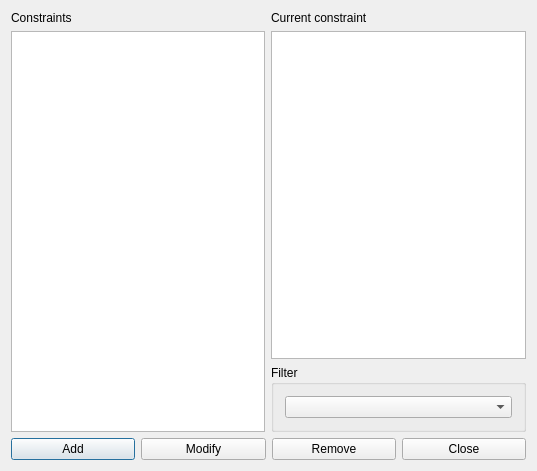
<?xml version="1.0" encoding="UTF-8"?>
<ui version="4.0">
 <class>ConstraintStudentsSetAfternoonsEarlyMaxBeginningsAtSecondHourForm_template</class>
 <widget class="QDialog" name="ConstraintStudentsSetAfternoonsEarlyMaxBeginningsAtSecondHourForm_template">
  <property name="geometry">
   <rect>
    <x>0</x>
    <y>0</y>
    <width>537</width>
    <height>471</height>
   </rect>
  </property>
  <property name="windowTitle">
   <string extracomment="This is the title of the dialog to see the list of all constraints of this type">Constraints students set afternoons early max beginnings at second hour</string>
  </property>
  <layout class="QGridLayout" name="gridLayout_3">
   <item row="0" column="0" rowspan="2">
    <layout class="QVBoxLayout" name="verticalLayout">
     <item>
      <widget class="QLabel" name="constraintsTextLabel">
       <property name="frameShape">
        <enum>QFrame::NoFrame</enum>
       </property>
       <property name="frameShadow">
        <enum>QFrame::Plain</enum>
       </property>
       <property name="text">
        <string>Constraints</string>
       </property>
       <property name="wordWrap">
        <bool>false</bool>
       </property>
      </widget>
     </item>
     <item>
      <widget class="QListWidget" name="constraintsListWidget"/>
     </item>
    </layout>
   </item>
   <item row="0" column="1">
    <layout class="QVBoxLayout" name="verticalLayout_2">
     <item>
      <widget class="QLabel" name="currentConstraintTextLabel">
       <property name="text">
        <string>Current constraint</string>
       </property>
       <property name="wordWrap">
        <bool>false</bool>
       </property>
      </widget>
     </item>
     <item>
      <widget class="QPlainTextEdit" name="currentConstraintTextEdit"/>
     </item>
    </layout>
   </item>
   <item row="1" column="1">
    <widget class="QGroupBox" name="filterGroupBox">
     <property name="title">
      <string>Filter</string>
     </property>
     <layout class="QGridLayout" name="gridLayout_2">
      <item row="0" column="0">
       <widget class="QComboBox" name="studentsComboBox"/>
      </item>
     </layout>
    </widget>
   </item>
   <item row="2" column="0" colspan="2">
    <layout class="QGridLayout" name="gridLayout">
     <item row="0" column="0">
      <widget class="QPushButton" name="addConstraintPushButton">
       <property name="text">
        <string>Add</string>
       </property>
      </widget>
     </item>
     <item row="0" column="1">
      <widget class="QPushButton" name="modifyConstraintPushButton">
       <property name="text">
        <string>Modify</string>
       </property>
      </widget>
     </item>
     <item row="0" column="2">
      <widget class="QPushButton" name="removeConstraintPushButton">
       <property name="text">
        <string>Remove</string>
       </property>
      </widget>
     </item>
     <item row="0" column="3">
      <widget class="QPushButton" name="closePushButton">
       <property name="text">
        <string>Close</string>
       </property>
      </widget>
     </item>
    </layout>
   </item>
  </layout>
 </widget>
 <layoutdefault spacing="6" margin="11"/>
 <resources/>
 <connections/>
</ui>
